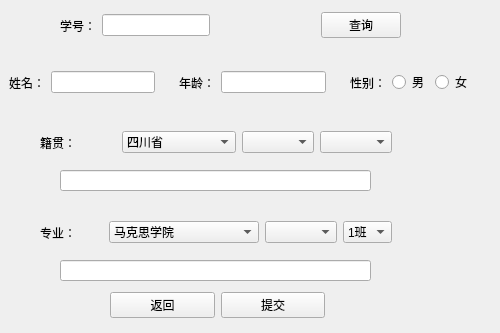
<?xml version="1.0" encoding="UTF-8"?>
<ui version="4.0">
 <class>ModifyStuInfo</class>
 <widget class="QWidget" name="ModifyStuInfo">
  <property name="geometry">
   <rect>
    <x>0</x>
    <y>0</y>
    <width>500</width>
    <height>333</height>
   </rect>
  </property>
  <property name="windowTitle">
   <string>Form</string>
  </property>
  <widget class="QWidget" name="widget" native="true">
   <property name="geometry">
    <rect>
     <x>60</x>
     <y>0</y>
     <width>341</width>
     <height>51</height>
    </rect>
   </property>
   <layout class="QHBoxLayout" name="horizontalLayout">
    <item>
     <widget class="QLabel" name="label">
      <property name="text">
       <string>学号：</string>
      </property>
     </widget>
    </item>
    <item>
     <widget class="QLineEdit" name="lineEdit_sid"/>
    </item>
    <item>
     <spacer name="horizontalSpacer">
      <property name="orientation">
       <enum>Qt::Horizontal</enum>
      </property>
      <property name="sizeHint" stdset="0">
       <size>
        <width>40</width>
        <height>20</height>
       </size>
      </property>
     </spacer>
    </item>
    <item>
     <widget class="QPushButton" name="pushButton_select">
      <property name="text">
       <string>查询</string>
      </property>
     </widget>
    </item>
   </layout>
  </widget>
  <widget class="QWidget" name="widget_2" native="true">
   <property name="geometry">
    <rect>
     <x>110</x>
     <y>280</y>
     <width>215</width>
     <height>50</height>
    </rect>
   </property>
   <layout class="QHBoxLayout" name="horizontalLayout_2">
    <item>
     <widget class="QPushButton" name="pushButton_back">
      <property name="text">
       <string>返回</string>
      </property>
     </widget>
    </item>
    <item>
     <widget class="QPushButton" name="pushButton">
      <property name="text">
       <string>提交</string>
      </property>
     </widget>
    </item>
   </layout>
  </widget>
  <widget class="QWidget" name="widget_6" native="true">
   <property name="geometry">
    <rect>
     <x>0</x>
     <y>50</y>
     <width>481</width>
     <height>65</height>
    </rect>
   </property>
   <layout class="QHBoxLayout" name="horizontalLayout_6">
    <item>
     <widget class="QWidget" name="widget_3" native="true">
      <layout class="QHBoxLayout" name="horizontalLayout_3">
       <item>
        <widget class="QLabel" name="label_2">
         <property name="text">
          <string>姓名：</string>
         </property>
        </widget>
       </item>
       <item>
        <widget class="QLineEdit" name="lineEdit_name"/>
       </item>
      </layout>
     </widget>
    </item>
    <item>
     <widget class="QWidget" name="widget_4" native="true">
      <layout class="QHBoxLayout" name="horizontalLayout_4">
       <item>
        <widget class="QLabel" name="label_3">
         <property name="text">
          <string>年龄：</string>
         </property>
        </widget>
       </item>
       <item>
        <widget class="QLineEdit" name="lineEdit_age"/>
       </item>
      </layout>
     </widget>
    </item>
    <item>
     <widget class="QWidget" name="widget_5" native="true">
      <layout class="QHBoxLayout" name="horizontalLayout_5">
       <item>
        <widget class="QLabel" name="label_5">
         <property name="text">
          <string>性别：</string>
         </property>
        </widget>
       </item>
       <item>
        <widget class="QRadioButton" name="radioButton_man">
         <property name="text">
          <string>男</string>
         </property>
        </widget>
       </item>
       <item>
        <widget class="QRadioButton" name="radioButton_woman">
         <property name="text">
          <string>女</string>
         </property>
        </widget>
       </item>
      </layout>
     </widget>
    </item>
   </layout>
  </widget>
  <widget class="QWidget" name="widget_8" native="true">
   <property name="geometry">
    <rect>
     <x>40</x>
     <y>110</y>
     <width>361</width>
     <height>65</height>
    </rect>
   </property>
   <layout class="QHBoxLayout" name="horizontalLayout_8">
    <item>
     <widget class="QLabel" name="label_4">
      <property name="enabled">
       <bool>true</bool>
      </property>
      <property name="text">
       <string>籍贯：</string>
      </property>
     </widget>
    </item>
    <item>
     <widget class="QWidget" name="widget_7" native="true">
      <layout class="QHBoxLayout" name="horizontalLayout_7">
       <item>
        <widget class="QComboBox" name="comboBox_province">
         <item>
          <property name="text">
           <string>四川省</string>
          </property>
         </item>
         <item>
          <property name="text">
           <string>北京市</string>
          </property>
         </item>
         <item>
          <property name="text">
           <string>上海市</string>
          </property>
         </item>
         <item>
          <property name="text">
           <string>广西壮族自治区</string>
          </property>
         </item>
         <item>
          <property name="text">
           <string>广东省</string>
          </property>
         </item>
         <item>
          <property name="text">
           <string/>
          </property>
         </item>
        </widget>
       </item>
       <item>
        <widget class="QComboBox" name="comboBox_city"/>
       </item>
       <item>
        <widget class="QComboBox" name="comboBox_county"/>
       </item>
      </layout>
     </widget>
    </item>
   </layout>
  </widget>
  <widget class="QWidget" name="widget_9" native="true">
   <property name="geometry">
    <rect>
     <x>40</x>
     <y>200</y>
     <width>361</width>
     <height>65</height>
    </rect>
   </property>
   <layout class="QHBoxLayout" name="horizontalLayout_9">
    <item>
     <widget class="QLabel" name="label_6">
      <property name="enabled">
       <bool>true</bool>
      </property>
      <property name="text">
       <string>专业：</string>
      </property>
     </widget>
    </item>
    <item>
     <widget class="QWidget" name="widget_10" native="true">
      <layout class="QHBoxLayout" name="horizontalLayout_10">
       <item>
        <widget class="QComboBox" name="comboBox_college">
         <item>
          <property name="text">
           <string>马克思学院</string>
          </property>
         </item>
         <item>
          <property name="text">
           <string>管理学院</string>
          </property>
         </item>
         <item>
          <property name="text">
           <string>计算机与软件工程学院</string>
          </property>
         </item>
         <item>
          <property name="text">
           <string>理学院</string>
          </property>
         </item>
         <item>
          <property name="text">
           <string>外国语学院</string>
          </property>
         </item>
         <item>
          <property name="text">
           <string/>
          </property>
         </item>
        </widget>
       </item>
       <item>
        <widget class="QComboBox" name="comboBox_major"/>
       </item>
       <item>
        <widget class="QComboBox" name="comboBox_class">
         <item>
          <property name="text">
           <string>1班</string>
          </property>
         </item>
         <item>
          <property name="text">
           <string>2班</string>
          </property>
         </item>
         <item>
          <property name="text">
           <string>3班</string>
          </property>
         </item>
         <item>
          <property name="text">
           <string>4班</string>
          </property>
         </item>
         <item>
          <property name="text">
           <string>5班</string>
          </property>
         </item>
         <item>
          <property name="text">
           <string/>
          </property>
         </item>
        </widget>
       </item>
      </layout>
     </widget>
    </item>
   </layout>
  </widget>
  <widget class="QLineEdit" name="lineEdit_showPlace">
   <property name="geometry">
    <rect>
     <x>60</x>
     <y>170</y>
     <width>311</width>
     <height>21</height>
    </rect>
   </property>
   <property name="readOnly">
    <bool>true</bool>
   </property>
  </widget>
  <widget class="QLineEdit" name="lineEdit_showMajor">
   <property name="geometry">
    <rect>
     <x>60</x>
     <y>260</y>
     <width>311</width>
     <height>21</height>
    </rect>
   </property>
   <property name="readOnly">
    <bool>true</bool>
   </property>
  </widget>
 </widget>
 <resources/>
 <connections/>
</ui>
